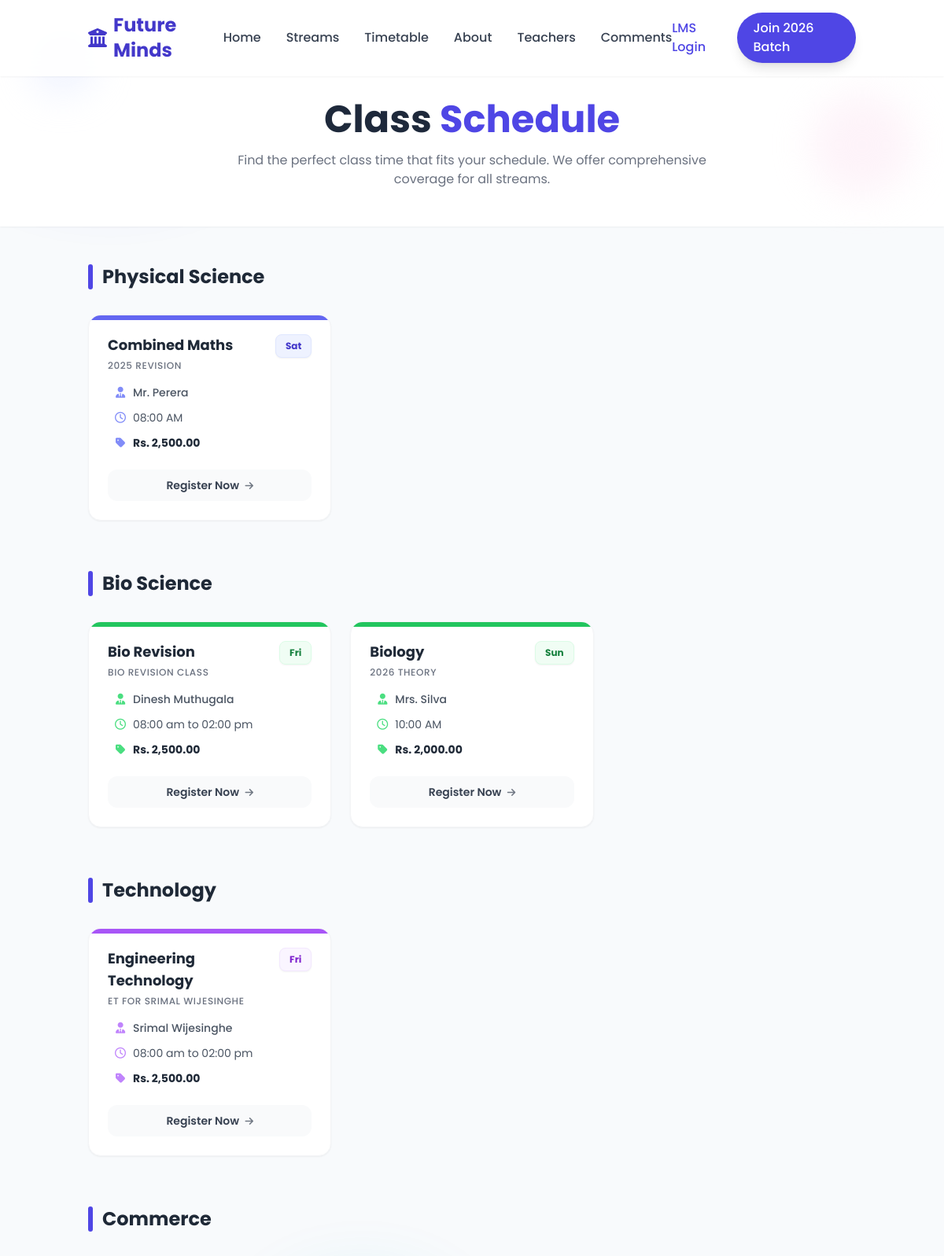
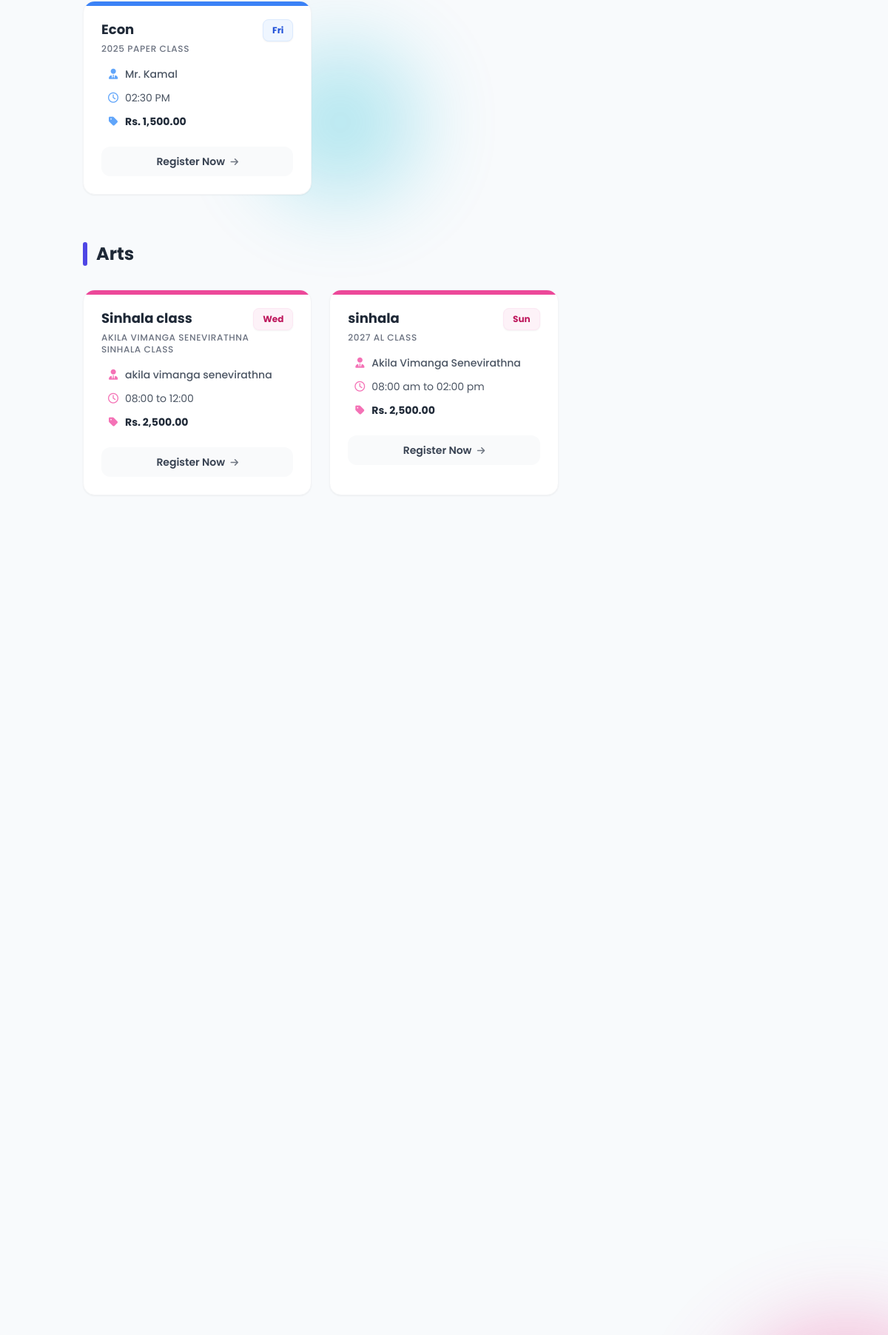
Screenshot of /pages/timetable.php (upper part) with the database file from the repository (2 pictures, top to bottom).
### tables this page shows
CREATE TABLE `classes` (
  `class_id` int(11) NOT NULL,
  `class_name` varchar(100) NOT NULL,
  `stream` varchar(50) NOT NULL,
  `subject` varchar(50) NOT NULL,
  `teacher_name` varchar(100) DEFAULT NULL,
  `fee` decimal(10,2) NOT NULL,
  `day` varchar(20) DEFAULT NULL,
  `time` varchar(20) DEFAULT NULL,
  `status` tinyint(4) DEFAULT 1
);

### pages/timetable.php (the view, shortened to what this page needs)
<?php
include('../includes/connection.php');
include('../includes/header.php');
?>
<div class="min-h-screen bg-slate-50 pb-20">
    <div class="relative pt-32 pb-12 px-6 bg-white shadow-sm mb-12">
        <div class="container mx-auto text-center">
            <h1 class="text-4xl md:text-5xl font-bold text-slate-800 mb-4 animate-fade-up">
                Class <span class="text-indigo-600">Schedule</span>
            </h1>
            <p class="max-w-2xl mx-auto text-gray-500 animate-fade-up">
                Find the perfect class time that fits your schedule. We offer comprehensive coverage for all streams.
            </p>
        </div>
        <div class="absolute top-10 left-10 w-20 h-20 bg-indigo-100 rounded-full blur-xl opacity-50"></div>
        <div class="absolute bottom-10 right-10 w-32 h-32 bg-pink-100 rounded-full blur-xl opacity-50"></div>
    </div>
    <div class="container mx-auto px-6">
        <?php
        $streams = ['Physical Science', 'Bio Science', 'Technology', 'Commerce', 'Arts'];
        foreach($streams as $stream) {
            $sql = "SELECT * FROM classes
                    WHERE stream = '$stream' AND status = 1
                    ORDER BY FIELD(day, 'Monday', 'Tuesday', 'Wednesday', 'Thursday', 'Friday', 'Saturday', 'Sunday'), time ASC";
            $result = $conn->query($sql);
            if($result->num_rows > 0) {
        ?>
            <div class="mb-16 animate-fade-up">
                <div class="flex items-center gap-3 mb-8">
                    <div class="h-8 w-1.5 bg-indigo-600 rounded-full"></div>
                    <h2 class="text-2xl font-bold text-gray-800"><?php echo $stream; ?></h2>
                </div>
                <div class="grid grid-cols-1 md:grid-cols-2 lg:grid-cols-3 xl:grid-cols-4 gap-6">
                    <?php while($row = $result->fetch_assoc()) {
                        $card_color = 'indigo';
                        if($stream == 'Bio Science') $card_color = 'green';
                        if($stream == 'Commerce') $card_color = 'blue';
                        if($stream == 'Arts') $card_color = 'pink';
                        if($stream == 'Technology') $card_color = 'purple';
                    ?>
                        <div class="group bg-white rounded-2xl p-6 shadow-sm border border-gray-100 hover:shadow-lg hover:-translate-y-1 transition-all duration-300 relative overflow-hidden">
                            <div class="absolute top-0 left-0 w-full h-1.5 bg-<?php echo $card_color; ?>-500"></div>
                            <div class="flex justify-between items-start mb-4">
                                <div>
                                    <h3 class="font-bold text-lg text-gray-800 group-hover:text-<?php echo $card_color; ?>-600 transition-colors">
                                        <?php echo htmlspecialchars($row['subject']); ?>
                                    </h3>
                                    <p class="text-xs text-gray-500 font-medium uppercase tracking-wider mt-1">
                                        <?php echo htmlspecialchars($row['class_name']); ?>
                                    </p>
                                </div>
                                <div class="bg-<?php echo $card_color; ?>-50 text-<?php echo $card_color; ?>-700 font-bold text-xs px-3 py-1.5 rounded-lg shadow-sm border border-<?php echo $card_color; ?>-100">
                                    <?php echo substr($row['day'], 0, 3); ?>
                                </div>
                            </div>
                            <div class="space-y-3 mb-6">
                                <div class="flex items-center text-sm text-gray-600">
                                    <div class="w-8 flex justify-center"><i class="fas fa-user-tie text-<?php echo $card_color; ?>-400"></i></div>
                                    <span class="font-medium"><?php echo htmlspecialchars($row['teacher_name']); ?></span>
                                </div>
                                <div class="flex items-center text-sm text-gray-600">
                                    <div class="w-8 flex justify-center"><i class="far fa-clock text-<?php echo $card_color; ?>-400"></i></div>
                                    <span><?php echo htmlspecialchars($row['time']); ?></span>
                                </div>
                                <div class="flex items-center text-sm text-gray-600">
                                    <div class="w-8 flex justify-center"><i class="fas fa-tag text-<?php echo $card_color; ?>-400"></i></div>
                                    <span class="font-bold text-gray-800">Rs. <?php echo number_format($row['fee'], 2); ?></span>
                                </div>
                            </div>
                            <a href="../log/registration.php" class="block w-full py-2.5 rounded-xl bg-gray-50 text-gray-700 font-semibold text-center text-sm hover:bg-<?php echo $card_color; ?>-600 hover:text-white transition-all duration-300">
                                Register Now <i class="fas fa-arrow-right ml-1 text-xs opacity-70"></i>
                            </a>
                        </div>
                    <?php } ?>
                </div>
            </div>
        <?php
            }
        }
        ?>
    </div>
</div>
<?php include('../includes/footer.php'); ?>

### css/header.css (style rules this page uses)
body { font-family: 'Poppins', sans-serif; overflow-x: hidden; }

### pages/timetable.php (style rules this page uses)
.animate-fade-up { animation: fadeUp 0.8s ease-out forwards; }

### rows the page displays
classes: subject "Combined Maths", class_name "2025 REVISION", day "Sat", teacher_name "Mr. Perera", time "08:00 AM", fee "2,500.00"
classes: subject "Bio Revision", class_name "BIO REVISION CLASS", day "Fri", teacher_name "Dinesh Muthugala", time "08:00 am to 02:00 pm", fee "2,500.00"
classes: subject "Biology", class_name "2026 THEORY", day "Sun", teacher_name "Mrs. Silva", time "10:00 AM", fee "2,000.00"
classes: subject "Engineering Technology", class_name "ET FOR SRIMAL WIJESINGHE", day "Fri", teacher_name "Srimal Wijesinghe", time "08:00 am to 02:00 pm", fee "2,500.00"
classes: subject "Econ", class_name "2025 PAPER CLASS", day "Fri", teacher_name "Mr. Kamal", time "02:30 PM", fee "1,500.00"
classes: subject "Sinhala class", class_name "AKILA VIMANGA SENEVIRATHNA SINHALA CLASS", day "Wed", teacher_name "akila vimanga senevirathna", time "08:00 to 12:00", fee "2,500.00"
classes: subject "sinhala", class_name "2027 AL CLASS", day "Sun", teacher_name "Akila Vimanga Senevirathna", time "08:00 am to 02:00 pm", fee "2,500.00"

### other values shown
$stream "Physical Science"
$stream "Bio Science"
$stream "Technology"
$stream "Commerce"
$stream "Arts"
